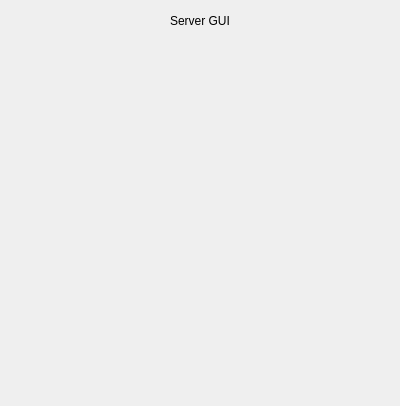
<?xml version="1.0" encoding="UTF-8"?>
<ui version="4.0">
 <class>Dialog</class>
 <widget class="QDialog" name="Dialog">
  <property name="geometry">
   <rect>
    <x>0</x>
    <y>0</y>
    <width>400</width>
    <height>406</height>
   </rect>
  </property>
  <property name="windowTitle">
   <string>Dialog</string>
  </property>
  <layout class="QVBoxLayout" name="verticalLayout">
   <item>
    <layout class="QVBoxLayout" name="verticalLayout_2">
     <item>
      <layout class="QHBoxLayout" name="horizontalLayout">
       <item>
        <spacer name="horizontalSpacer">
         <property name="orientation">
          <enum>Qt::Horizontal</enum>
         </property>
         <property name="sizeHint" stdset="0">
          <size>
           <width>40</width>
           <height>20</height>
          </size>
         </property>
        </spacer>
       </item>
       <item>
        <widget class="QLabel" name="label">
         <property name="text">
          <string>Server GUI</string>
         </property>
        </widget>
       </item>
       <item>
        <spacer name="horizontalSpacer_2">
         <property name="orientation">
          <enum>Qt::Horizontal</enum>
         </property>
         <property name="sizeHint" stdset="0">
          <size>
           <width>40</width>
           <height>20</height>
          </size>
         </property>
        </spacer>
       </item>
      </layout>
     </item>
    </layout>
   </item>
   <item>
    <spacer name="verticalSpacer">
     <property name="orientation">
      <enum>Qt::Vertical</enum>
     </property>
     <property name="sizeHint" stdset="0">
      <size>
       <width>20</width>
       <height>40</height>
      </size>
     </property>
    </spacer>
   </item>
  </layout>
 </widget>
 <resources/>
 <connections/>
</ui>
